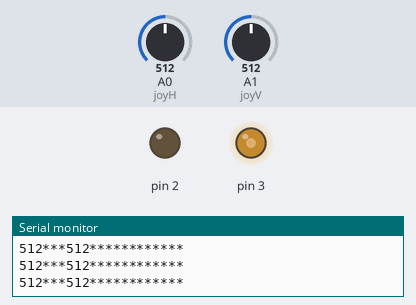
Simulated run of this sketch. Board: Arduino Uno, built with avr-gcc and run on an emulated ATmega328P. Shown: output pins drawn as LEDs (lit = HIGH), the last lines printed to the serial monitor. The test bench sets the inputs (shaded band); at power-on: A0 (joyH) = 512, A1 (joyV) = 512.

Above: at 1.2 s.
1.3 s: A0 (joyH) set to 528
At 1.7 s:
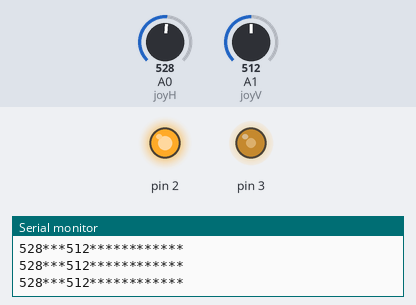
2.8 s: A1 (joyV) set to 110
At 3.4 s:
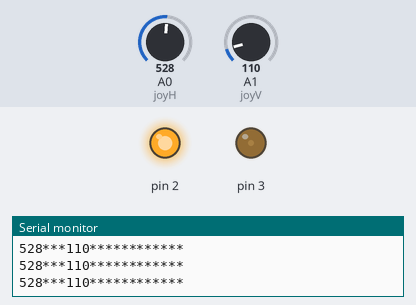
4.3 s: A1 (joyV) set to 93
At 4.8 s:
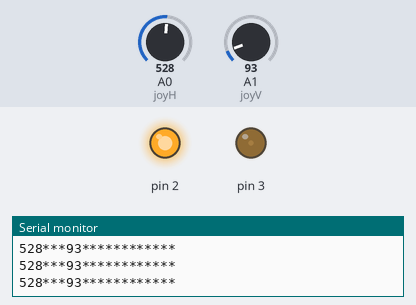
7.3 s: A0 (joyH) set to 0
At 8.2 s:
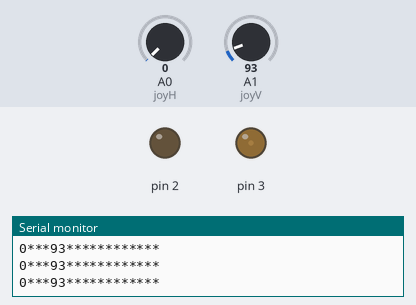
8.8 s: A1 (joyV) set to 11
At 9.3 s:
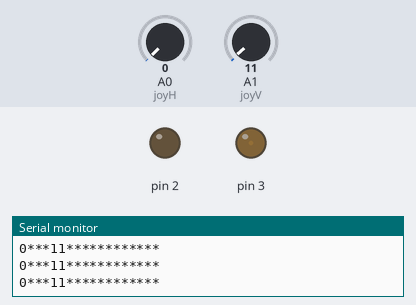
11.8 s: A1 (joyV) set to 8
At 12.6 s:
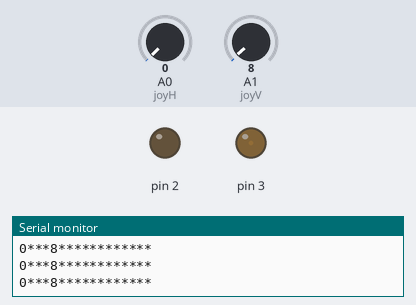
Timing chart, 0 to 14.8 s (numbered marks = the images above; inputs shaded):
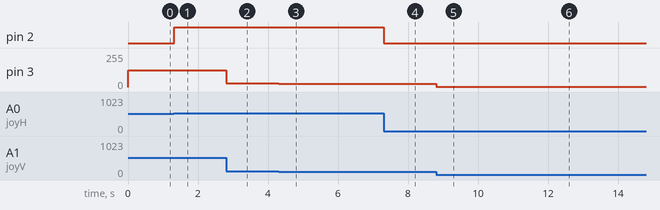

Measured:
- the behaviour switches between 513 and 514 on A0 (joyH) (found by bisection; images 0 and 1)
- after the input at 1.3 s, pin 2: LOW → HIGH at once
- after the input at 2.8 s, pin 3: 127/255 → 27/255 at once
- after the input at 4.3 s, pin 3: 27/255 → 23/255 at once
- after the input at 7.3 s, pin 2: HIGH → LOW at once
- after the input at 8.8 s, pin 3: 23/255 → 2/255 at once
- after the input at 11.8 s, pin 3: 2/255 → 1/255 at once

The sketch:

joystick.ino
```cpp
const int joyH = A0;
const int joyV = A1;

int VR_x  ;
int VR_y  ;

void setup() {
  pinMode(2,OUTPUT);
  pinMode(3,OUTPUT);
  pinMode(joyH,INPUT);
  pinMode(joyV,INPUT);
  Serial.begin(9600);
}


void loop(){
     outputJoystick();
   VR_x = analogRead(joyH);
   VR_y = analogRead(joyV);

     int nilaioutputX = map(VR_x,0,1023,0,255);
     int nilaioutputY = map(VR_y,0,1023,0,255);

   analogWrite(2,nilaioutputX);
   analogWrite(3,nilaioutputY);
}

void outputJoystick(){

    Serial.print(analogRead(joyH));
    Serial.print ("***");
    Serial.print(analogRead(joyV));
    Serial.println ("************");
}
```
